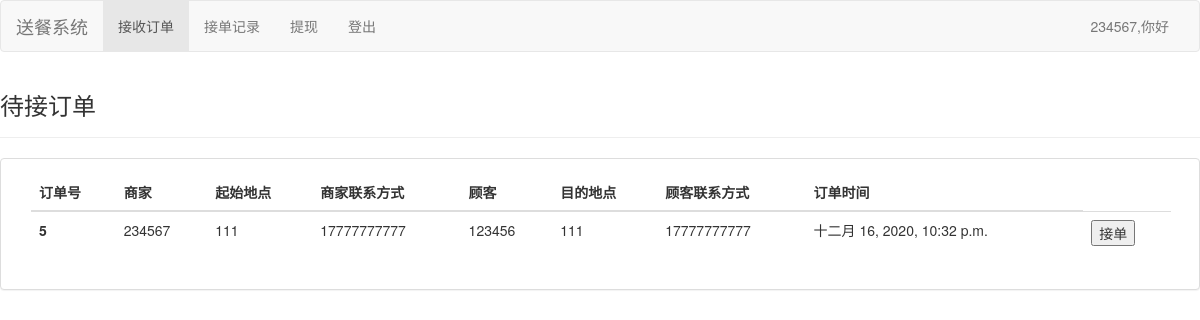
Page /DispatcherSystem/ (signed in) on the earlier database version.
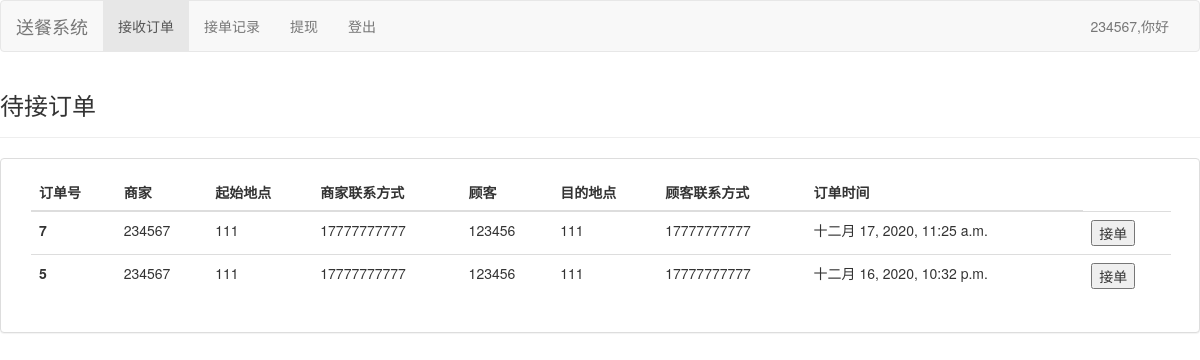
Same page on the later database version.
### cmdb/models.py (models this page shows)
class Order(models.Model):
    _choice=[
        ('待支付','顾客已下单，未支付'),
        ('已支付','顾客已下单，已支付'),
        ('制作中','商家已接单'),
        ('配送中','配送员已接餐'),
        ('已完成','顾客已接餐'),
        ('已评价','顾客已接餐'),
    ]
    orderID = models.BigAutoField(primary_key=True,editable=False,verbose_name="订单号")
    createTime = models.DateTimeField(auto_created=True, auto_now=True, auto_now_add=False,verbose_name="生成时间")
    CustomerID = models.ForeignKey(Usr, verbose_name="顾客ID", on_delete=models.SET_NULL,related_name='CustomerID',null=True)
    MerchantID = models.ForeignKey(Usr, verbose_name="商家ID", on_delete=models.SET_NULL,related_name='MerchantID',null=True)
    DispatcherID = models.ForeignKey(Usr, verbose_name="送餐员ID", on_delete=models.SET_NULL,related_name='DispatcherID',null=True)
    itemID = models.ForeignKey(Menu,verbose_name='餐品号',on_delete=models.SET_NULL,null=True)
    stage = models.CharField(choices=_choice,null=False,max_length=20,verbose_name='订单状态')
    commentMerchant = models.TextField(verbose_name="餐品评价")
    commentDispatcher = models.TextField(verbose_name="配送评价")
    class Meta:
        db_table = "Order"
        verbose_name = "订单数据表"
        ordering = ['-orderID']
    pass

class Usr(models.Model):
    _stage=[
        ('Customer','顾客'),
        ('Merchant','商家'),
        ('Dispacher','送餐员'),
    ]
    ID = models.CharField(primary_key=True,max_length=20,verbose_name="账号")
    password = models.CharField(null=False,max_length=20,verbose_name="密码")
    location = models.CharField(max_length=50,verbose_name="地址")
    phoneNumber = models.CharField(max_length=50,verbose_name="电话号码")
    email = models.EmailField(verbose_name="邮箱")
    stage = models.CharField(choices=_stage,max_length=20,verbose_name="身份")
    lastLoginTime = models.DateTimeField(auto_now_add=True,blank=False,editable=False,verbose_name="最后登录时间")
    class Meta:
        db_table = "Usr"
        verbose_name = "用户数据表"
        ordering = ['-lastLoginTime']
    pass

### DispatcherSystem/views.py (the view)
# urls.py: path('', views.base_view, name = "base"),# 顾客服务系统
def base_view(request):
    orders = Order.objects.filter(stage='制作中') | Order.objects.filter(stage='配送中')
    return render(request,'D/base_view.html',{'orders':orders,'user_id':request.session['user_id']})

### Templates/D/base_view.html
 {% extends '../main.html' %} {% block title %} 送餐员首页 {% endblock title %}{% block brand %}
<a class="navbar-brand" href="/DispatcherSystem/">送餐系统</a> {% endblock brand %} {% block navigate %}
<li class="active"><a href="/DispatcherSystem/">接收订单 <span class="sr-only">(current)</span></a></li>
<li><a href="/DispatcherSystem/history/">接单记录</a></li>
<li><a href="/DispatcherSystem/getCash/">提现</a></li>
{% endblock navigate %} {% block tableName %}待接订单 {% endblock tableName %} {% block tableBody %}
<table class="table">
    <thead>
        <tr>
            <th scope="col">订单号</th>
            <th scope="col">商家</th>
            <th scope="col">起始地点</th>
            <th scope="col">商家联系方式</th>
            <th scope="col">顾客</th>
            <th scope="col">目的地点</th>
            <th scope="col">顾客联系方式</th>
            <th scope="col">订单时间</th>
        </tr>
    </thead>
    <tbody>
        {% for order in orders %}
        <form action="/DispatcherSystem/order/{{order.orderID}}/" method="GET">
            <tr>
                <th scope="row">{{order.orderID|default:"Null"}}</th>
                <td>{{order.MerchantID.ID|default:"Null"}}</td>
                <td>{{order.MerchantID.location|default:"Null"}}</td>
                <td>{{order.MerchantID.phoneNumber|default:"Null"}}</td>
                <td>{{order.CustomerID.ID|default:"Null"}}</td>
                <td>{{order.CustomerID.location|default:"Null"}}</td>
                <td>{{order.CustomerID.phoneNumber|default:"Null"}}</td>
                <td>{{order.createTime|default:"Null"}}</td>
                {% if order.stage == "制作中" %}
                <td><button type="submit">接单</button></td>
                {% elif order.stage == "配送中" %}
                <td><button type="button" disabled="disabled">配送中</button></td>
                {% endif %}
            </tr>
        </form>
    </tbody>
    {% empty %}
    <p>暂无可接收订单..</p>
    {% endfor %} {% endblock tableBody %}

Differences in the rows shown:
now on this page (row edited): Order: orderID "7", MerchantID.ID "234567", MerchantID.location "111", MerchantID.phoneNumber "17777777777", CustomerID.ID "123456", CustomerID.location "111", CustomerID.phoneNumber "17777777777", createTime "十二月 17, 2020, 11:25 a.m.", stage "接单"
